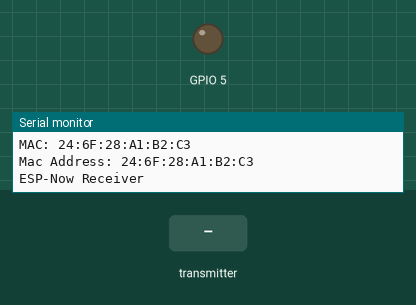
Simulated run of this sketch. Board: ESP8266 (NodeMCU). Parts: output pins drawn as LEDs (lit = HIGH), the last lines printed to the serial monitor. Inputs (shaded band) come from the test bench.

Above: at 1.2 s.
1.3 s: the transmitter starts sending detect = 0
At 2.4 s:
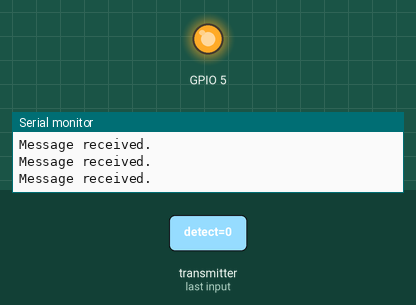
2.8 s: the transmitter starts sending detect = 1
At 3.5 s:
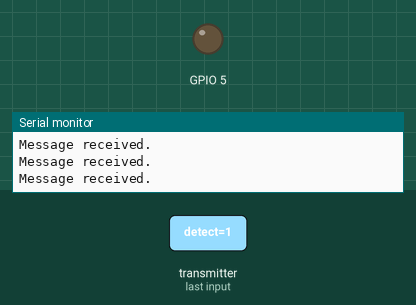
Timing chart, 0 to 5.8 s (numbered marks = the images above; inputs shaded):
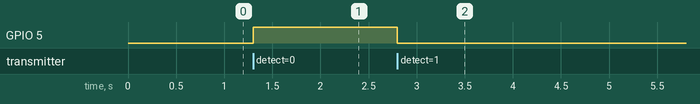

Measured:
- after the input at 1.3 s, GPIO 5: LOW → HIGH at once
- after the input at 2.8 s, GPIO 5: HIGH → LOW at once

The sketch:

Slave_Module.ino
```cpp
/*This is the code for the slave module
i.e. the system turning on lights and the alarm inside the house*/


#include <Arduino.h>
#include <ESP8266WiFi.h>
#include <espnow.h>
typedef struct message {
   bool detect;
} message;
message myMessage;
void onDataReceiver(uint8_t * mac, uint8_t *incomingData, uint8_t len) {
   Serial.println("Message received.");
   // We don't use mac to verify the sender
   // Let us transform the incomingData into our message structure
  memcpy(&myMessage, incomingData, sizeof(myMessage));
  digitalWrite (5,!(myMessage.detect));
}
void setup() {
  Serial.begin(115200);
  Serial.print("MAC: ");
  Serial.println(WiFi.macAddress());
  pinMode (5,OUTPUT);
  WiFi.disconnect();
  ESP.eraseConfig();
  // Wifi STA Mode
  WiFi.mode(WIFI_STA);
  // Get Mac Add
  Serial.print("Mac Address: ");
  Serial.print(WiFi.macAddress());
  Serial.println("\nESP-Now Receiver");

  // Initializing the ESP-NOW
  if (esp_now_init() != 0) {
    Serial.println("Problem during ESP-NOW init");
    return;
  }

  //esp_now_set_self_role(ESP_NOW_ROLE_SLAVE);
  // We can register the receiver callback function
  esp_now_register_recv_cb(onDataReceiver);
}
void loop() {

}
```
